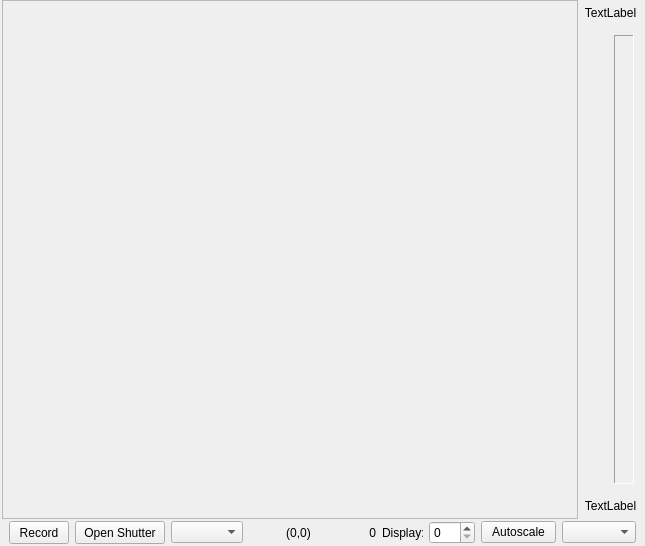
<?xml version="1.0" encoding="UTF-8"?>
<ui version="4.0">
 <class>Frame</class>
 <widget class="QFrame" name="Frame">
  <property name="geometry">
   <rect>
    <x>0</x>
    <y>0</y>
    <width>645</width>
    <height>546</height>
   </rect>
  </property>
  <property name="windowTitle">
   <string>Frame</string>
  </property>
  <property name="frameShape">
   <enum>QFrame::NoFrame</enum>
  </property>
  <property name="frameShadow">
   <enum>QFrame::Raised</enum>
  </property>
  <layout class="QVBoxLayout" name="verticalLayout_2">
   <property name="spacing">
    <number>0</number>
   </property>
   <property name="margin">
    <number>0</number>
   </property>
   <item>
    <widget class="QWidget" name="displayWidget" native="true">
     <property name="sizePolicy">
      <sizepolicy hsizetype="Preferred" vsizetype="Preferred">
       <horstretch>0</horstretch>
       <verstretch>0</verstretch>
      </sizepolicy>
     </property>
     <property name="maximumSize">
      <size>
       <width>16777215</width>
       <height>16777215</height>
      </size>
     </property>
     <layout class="QHBoxLayout" name="horizontalLayout_2">
      <property name="spacing">
       <number>0</number>
      </property>
      <property name="leftMargin">
       <number>2</number>
      </property>
      <property name="topMargin">
       <number>0</number>
      </property>
      <property name="rightMargin">
       <number>2</number>
      </property>
      <property name="bottomMargin">
       <number>0</number>
      </property>
      <item>
       <widget class="QCameraScrollArea" name="cameraScrollArea">
        <property name="minimumSize">
         <size>
          <width>514</width>
          <height>514</height>
         </size>
        </property>
        <property name="autoFillBackground">
         <bool>false</bool>
        </property>
        <property name="widgetResizable">
         <bool>true</bool>
        </property>
        <widget class="QWidget" name="scrollAreaWidgetContents">
         <property name="geometry">
          <rect>
           <x>0</x>
           <y>0</y>
           <width>570</width>
           <height>512</height>
          </rect>
         </property>
        </widget>
       </widget>
      </item>
      <item>
       <widget class="QWidget" name="scaleWidget" native="true">
        <property name="minimumSize">
         <size>
          <width>65</width>
          <height>0</height>
         </size>
        </property>
        <property name="maximumSize">
         <size>
          <width>16777215</width>
          <height>16777215</height>
         </size>
        </property>
        <layout class="QVBoxLayout" name="verticalLayout">
         <property name="leftMargin">
          <number>0</number>
         </property>
         <property name="topMargin">
          <number>6</number>
         </property>
         <property name="rightMargin">
          <number>0</number>
         </property>
         <property name="bottomMargin">
          <number>6</number>
         </property>
         <item>
          <widget class="QLabel" name="scaleMax">
           <property name="maximumSize">
            <size>
             <width>16777215</width>
             <height>14</height>
            </size>
           </property>
           <property name="text">
            <string>TextLabel</string>
           </property>
           <property name="alignment">
            <set>Qt::AlignCenter</set>
           </property>
          </widget>
         </item>
         <item>
          <widget class="QWidget" name="slideWidget" native="true">
           <layout class="QHBoxLayout" name="horizontalLayout">
            <item>
             <widget class="QWidget" name="rangeSliderWidget" native="true">
              <property name="minimumSize">
               <size>
                <width>9</width>
                <height>0</height>
               </size>
              </property>
             </widget>
            </item>
            <item>
             <widget class="QFrame" name="colorFrame">
              <property name="maximumSize">
               <size>
                <width>20</width>
                <height>10000</height>
               </size>
              </property>
              <property name="frameShape">
               <enum>QFrame::Panel</enum>
              </property>
              <property name="frameShadow">
               <enum>QFrame::Sunken</enum>
              </property>
             </widget>
            </item>
           </layout>
          </widget>
         </item>
         <item>
          <widget class="QLabel" name="scaleMin">
           <property name="maximumSize">
            <size>
             <width>16777215</width>
             <height>14</height>
            </size>
           </property>
           <property name="text">
            <string>TextLabel</string>
           </property>
           <property name="alignment">
            <set>Qt::AlignCenter</set>
           </property>
          </widget>
         </item>
        </layout>
       </widget>
      </item>
     </layout>
    </widget>
   </item>
   <item>
    <widget class="QWidget" name="infoWidget" native="true">
     <layout class="QHBoxLayout" name="horizontalLayout_3">
      <property name="leftMargin">
       <number>9</number>
      </property>
      <property name="topMargin">
       <number>2</number>
      </property>
      <property name="rightMargin">
       <number>9</number>
      </property>
      <property name="bottomMargin">
       <number>2</number>
      </property>
      <item>
       <widget class="QPushButton" name="recordButton">
        <property name="sizePolicy">
         <sizepolicy hsizetype="Fixed" vsizetype="Fixed">
          <horstretch>0</horstretch>
          <verstretch>0</verstretch>
         </sizepolicy>
        </property>
        <property name="minimumSize">
         <size>
          <width>60</width>
          <height>0</height>
         </size>
        </property>
        <property name="maximumSize">
         <size>
          <width>75</width>
          <height>23</height>
         </size>
        </property>
        <property name="text">
         <string>Record</string>
        </property>
       </widget>
      </item>
      <item>
       <widget class="QPushButton" name="cameraShutterButton">
        <property name="sizePolicy">
         <sizepolicy hsizetype="Fixed" vsizetype="Fixed">
          <horstretch>0</horstretch>
          <verstretch>0</verstretch>
         </sizepolicy>
        </property>
        <property name="minimumSize">
         <size>
          <width>90</width>
          <height>0</height>
         </size>
        </property>
        <property name="maximumSize">
         <size>
          <width>75</width>
          <height>23</height>
         </size>
        </property>
        <property name="focusPolicy">
         <enum>Qt::NoFocus</enum>
        </property>
        <property name="text">
         <string>Open Shutter</string>
        </property>
       </widget>
      </item>
      <item>
       <widget class="QComboBox" name="feedComboBox"/>
      </item>
      <item>
       <spacer name="horizontalSpacer">
        <property name="orientation">
         <enum>Qt::Horizontal</enum>
        </property>
        <property name="sizeHint" stdset="0">
         <size>
          <width>185</width>
          <height>20</height>
         </size>
        </property>
       </spacer>
      </item>
      <item>
       <widget class="QLabel" name="intensityPosLabel">
        <property name="minimumSize">
         <size>
          <width>61</width>
          <height>0</height>
         </size>
        </property>
        <property name="maximumSize">
         <size>
          <width>61</width>
          <height>16777215</height>
         </size>
        </property>
        <property name="text">
         <string>(0,0)</string>
        </property>
        <property name="alignment">
         <set>Qt::AlignCenter</set>
        </property>
       </widget>
      </item>
      <item>
       <widget class="QLabel" name="intensityIntLabel">
        <property name="minimumSize">
         <size>
          <width>41</width>
          <height>0</height>
         </size>
        </property>
        <property name="maximumSize">
         <size>
          <width>41</width>
          <height>16777215</height>
         </size>
        </property>
        <property name="text">
         <string>0</string>
        </property>
        <property name="alignment">
         <set>Qt::AlignRight|Qt::AlignTrailing|Qt::AlignVCenter</set>
        </property>
       </widget>
      </item>
      <item>
       <widget class="QLabel" name="syncLabel">
        <property name="minimumSize">
         <size>
          <width>41</width>
          <height>0</height>
         </size>
        </property>
        <property name="maximumSize">
         <size>
          <width>41</width>
          <height>16777215</height>
         </size>
        </property>
        <property name="text">
         <string>Display:</string>
        </property>
       </widget>
      </item>
      <item>
       <widget class="QSpinBox" name="syncSpinBox">
        <property name="minimumSize">
         <size>
          <width>46</width>
          <height>0</height>
         </size>
        </property>
        <property name="maximumSize">
         <size>
          <width>46</width>
          <height>16777215</height>
         </size>
        </property>
       </widget>
      </item>
      <item>
       <widget class="QPushButton" name="autoScaleButton">
        <property name="minimumSize">
         <size>
          <width>75</width>
          <height>0</height>
         </size>
        </property>
        <property name="maximumSize">
         <size>
          <width>75</width>
          <height>16777215</height>
         </size>
        </property>
        <property name="focusPolicy">
         <enum>Qt::NoFocus</enum>
        </property>
        <property name="text">
         <string>Autoscale</string>
        </property>
       </widget>
      </item>
      <item>
       <widget class="QComboBox" name="colorComboBox">
        <property name="minimumSize">
         <size>
          <width>74</width>
          <height>0</height>
         </size>
        </property>
        <property name="maximumSize">
         <size>
          <width>74</width>
          <height>16777215</height>
         </size>
        </property>
       </widget>
      </item>
     </layout>
    </widget>
   </item>
  </layout>
 </widget>
 <customwidgets>
  <customwidget>
   <class>QCameraScrollArea</class>
   <extends>QScrollArea</extends>
   <header>qtWidgets.qtCameraScrollArea</header>
   <container>1</container>
  </customwidget>
 </customwidgets>
 <resources/>
 <connections/>
</ui>
